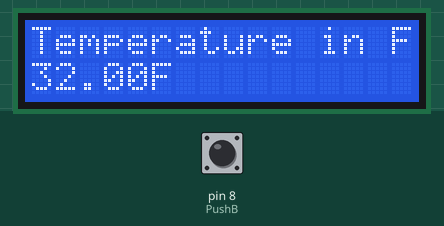
This sketch was run on a simulated Arduino Uno, built with avr-gcc and run on an emulated ATmega328P. Parts: 16×2 character LCD. The test bench sets the inputs (shaded band); at power-on: pin 8 (PushB) HIGH.

Above: at 1.2 s.
1.3 s: pin 8 (PushB) pulled LOW for 0.15 s
At 1.37 s:
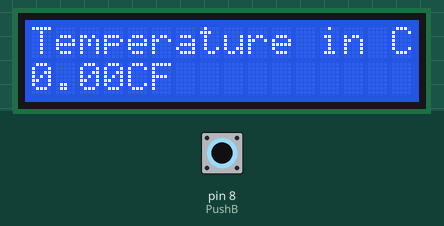
2.9 s: pin 8 (PushB) pulled LOW for 3.2 s
Timing chart, 0 to 5.9 s (numbered marks = the images above; inputs shaded):
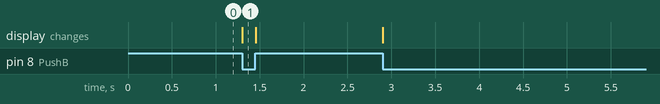

Measured:
- after the input at 1.3 s, the display: changes at once (image 1)

The sketch:

DHT11_with_LCD_PB.ino
```cpp
#include <dht.h>
#define DHT11_PIN 9
dht DHT;


#include <LiquidCrystal.h>
LiquidCrystal lcd(12, 11, 5, 4, 3, 2);


int PushB = 8;

float C = DHT.temperature;


void setup() {
  // put your setup code here, to run once:
lcd.begin(16, 2);
pinMode(PushB, INPUT);
}

void loop() {
  // put your main code here, to run repeatedly:

  if (digitalRead(PushB) == false) {

  lcd.setCursor(0,0);
  lcd.print("Temperature in C: ");
  lcd.setCursor(0,1);
  lcd.print(DHT.temperature);
  lcd.print("C");

  }

  else if (digitalRead(PushB) == true){

    float F = (C*1.8)+32;
  lcd.setCursor(0,0);
  lcd.print("Temperature in F: ");
  lcd.setCursor(0,1);
  lcd.print(F);
  lcd.print("F");


    }


}
```
